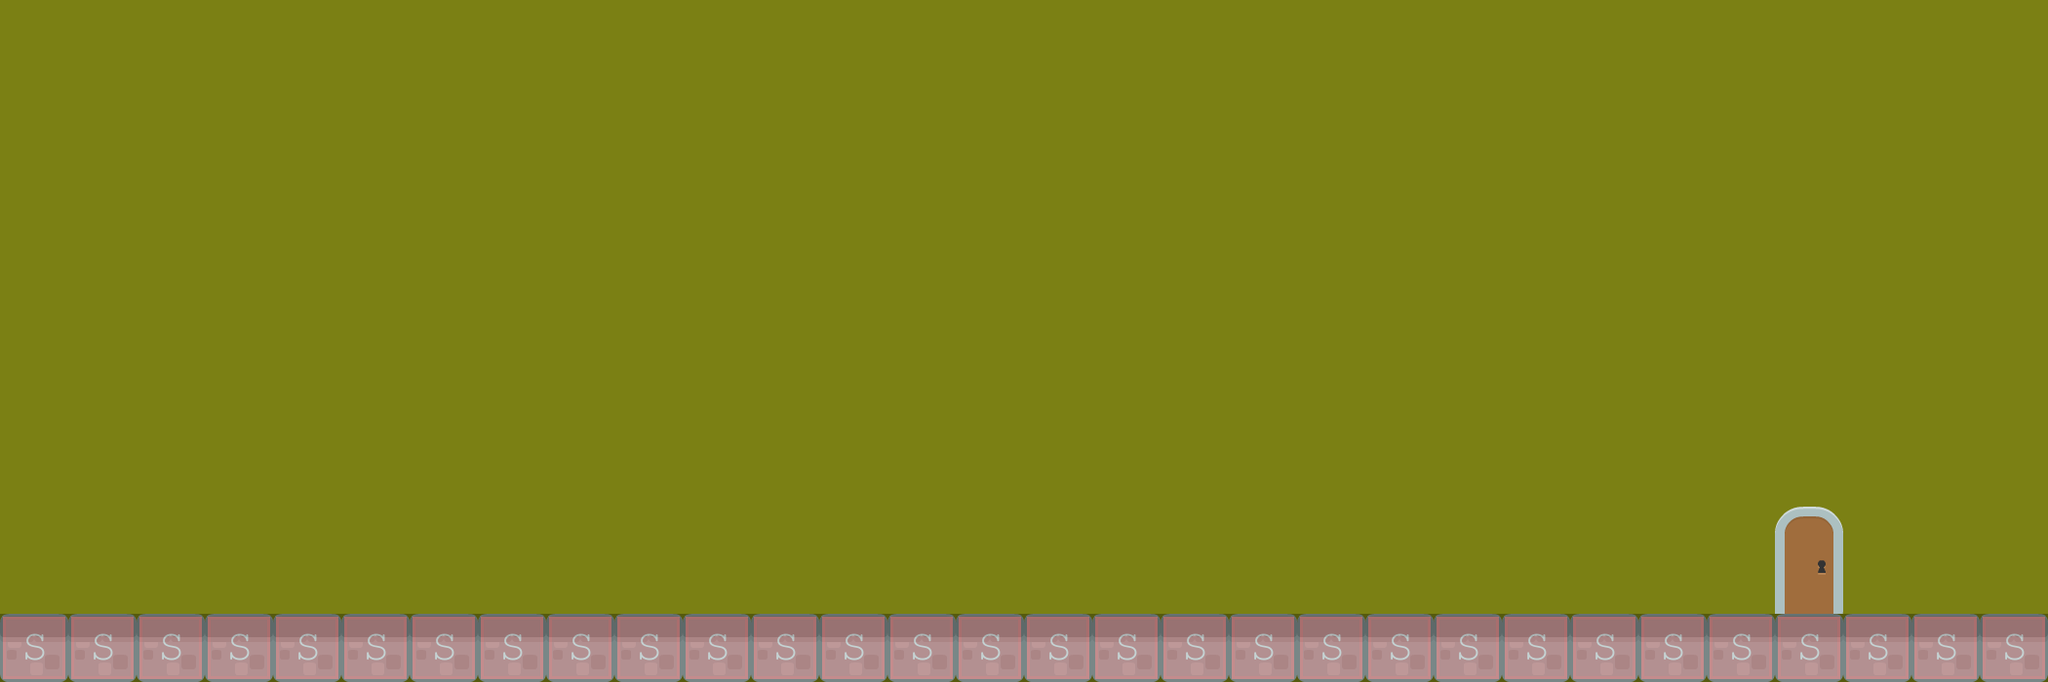

Below is a game level as drawn by its tile map, then a one-line description and the .tmx that defines it (tile-layer data replaced by summaries):
An orthogonal 30x10 tile map with 70x70 px tiles, 2 tile layers (Tile Layer 1, collision), 2 tilesets and 1 object (levelTrigger).

<map version="1.0" orientation="orthogonal" renderorder="right-down" width="30" height="10" tilewidth="70" tileheight="70" backgroundcolor="#7b8014">
 <tileset firstgid="1" name="background-tiles" tilewidth="70" tileheight="70">
  <image source="../img/background-tiles.png" width="910" height="910" />
 </tileset>
 <tileset firstgid="170" name="meta-tiles" tilewidth="70" tileheight="70">
  <image source="../img/meta-tiles.png" width="350" height="70" />
  <tile id="4">
   <properties>
    <property name="type" value="solid" />
   </properties>
  </tile>
 </tileset>
 <layer name="Tile Layer 1" width="30" height="10">
  <data>[300 cells, 32 non-empty, 3 distinct tile ids]</data>
 </layer>
 <layer name="collision" width="30" height="10" opacity="0.3">
  <data>[300 cells, 30 non-empty, 1 distinct tile ids]</data>
 </layer>
 <objectgroup name="trigger-entities">
  <object name="levelTrigger" x="1832" y="482" width="54" height="150">
   <properties>
    <property name="level" value="Stage04" />
    <property name="xSpawn" value="0" />
    <property name="ySpawn" value="0" />
   </properties>
  </object>
 </objectgroup>
</map>
